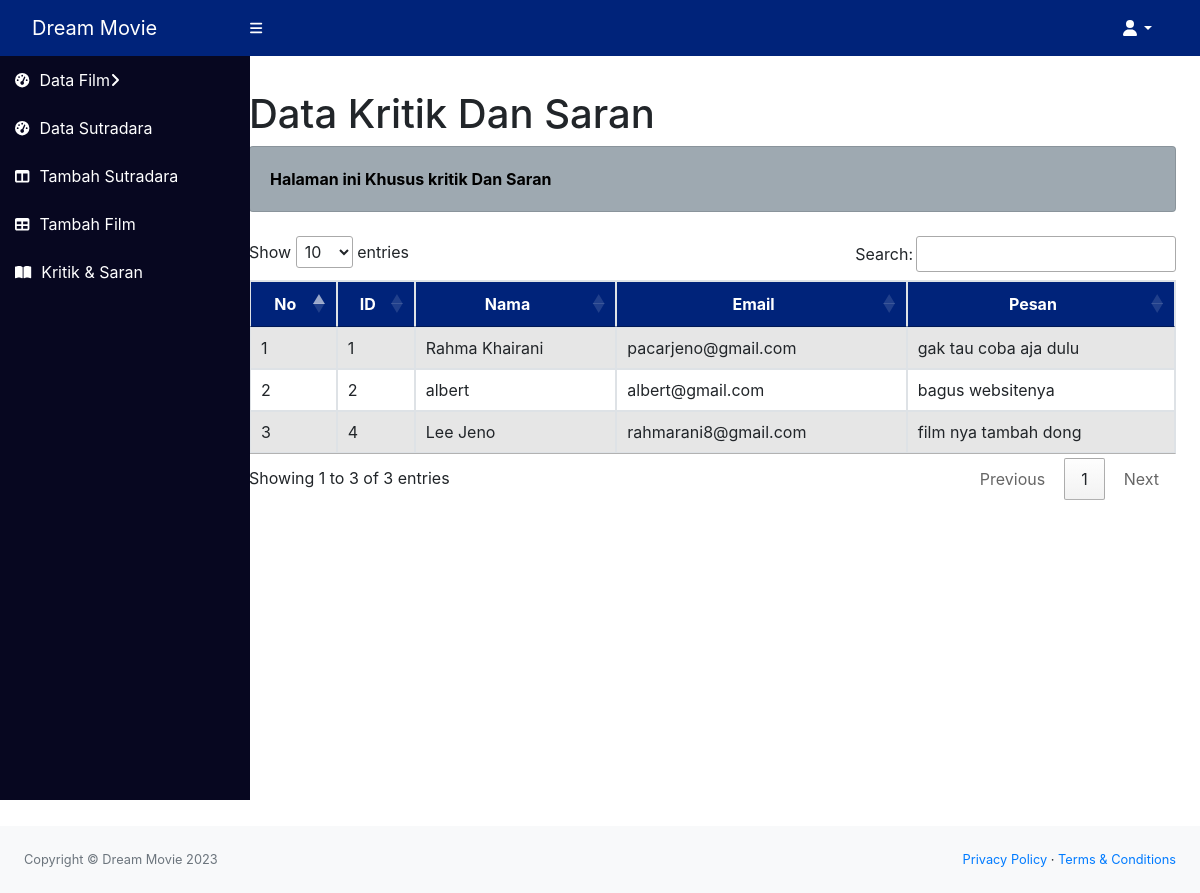
Before: /admin/ks.php with the older database file.
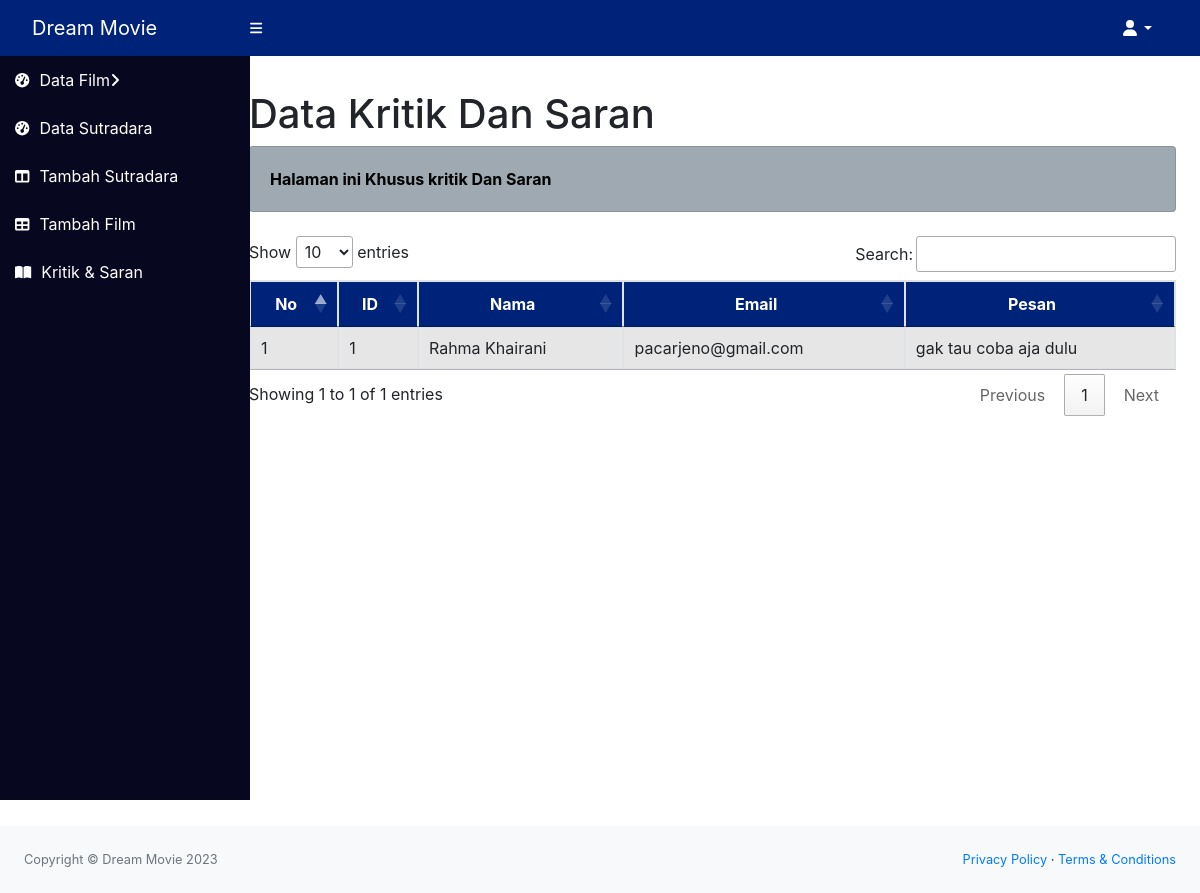
After: the same page with the newer database file.
### tables this page shows
CREATE TABLE `kritikdansaran` (
  `id` int(11) NOT NULL,
  `nama` varchar(255) NOT NULL,
  `email` varchar(255) NOT NULL,
  `pesan` text NOT NULL
);

### admin/ks.php (the view, shortened to what this page needs)
<!DOCTYPE html>
<html lang="en">
<head>
    <link rel="stylesheet" href="https://cdn.datatables.net/1.13.4/css/jquery.dataTables.min.css">
    <link href="css/styles.css" rel="stylesheet" />
    <link rel="stylesheet" href="https://cdnjs.cloudflare.com/ajax/libs/font-awesome/6.3.0/css/all.min.css">
    <link rel="stylesheet" href="https://stackpath.bootstrapcdn.com/bootstrap/4.3.1/css/bootstrap.min.css">
    <link rel="stylesheet" href="https://cdnjs.cloudflare.com/ajax/libs/font-awesome/5.15.1/css/all.min.css">
    <link rel="stylesheet" href="https://maxcdn.bootstrapcdn.com/bootstrap/4.0.0/css/bootstrap.min.css">
</head>
<body class="sb-nav-fixed">
    <?php
    include 'koneksi.php';
    $query = mysqli_query($conn, "SELECT * FROM kritikdansaran;");
    ?>
    <nav class="sb-topnav navbar navbar-expand navbar-dark" style="background-color: #00237A;">
        <a class="navbar-brand ps-3" style="color: #ffffff;" href="../user/index.php">Dream Movie</a>
        <button class="btn btn-link btn-sm order-1 order-lg-0 me-4 me-lg-0" id="sidebarToggle" href="#!">
            <i class="fas fa-bars" style="color: #ffffff;"></i>
        </button>
        <ul class="navbar-nav ml-auto ms-md-0 me-3 me-lg-4">
            <li class="nav-item dropdown">
                <a class="nav-link dropdown-toggle" id="navbarDropdown" href="#" role="button" data-bs-toggle="dropdown"
                aria-expanded="false" style="color: #ffffff;"><i class="fas fa-user fa-fw"></i></a>
            </li>
        </ul>
    </nav>
    <div id="layoutSidenav">
        <?php include "template/navbar.php" ?>
        <div id="layoutSidenav_content">
            <main>
                <div class="container-fluid px-4">
                    <h1 class="mt-4">Data Kritik Dan Saran</h1>
                    <div class="card mb-4" style="background-color: #9EA9B1;">
                        <div class="card-body" style="color: black; font-weight: bold;">
                            Halaman ini Khusus kritik Dan Saran
                        </div>
                    </div>
                    <table id="film" class="table table-striped table-bordered">
                        <thead>
                            <tr>
                                <th style="background-color: #00237A; color: #ffffff; text-align: center;">No</th>
                                <th style="background-color: #00237A; color: #ffffff; text-align: center;">ID</th>
                                <th style="background-color: #00237A; color: #ffffff; text-align: center;">Nama</th>
                                <th style="background-color: #00237A; color: #ffffff; text-align: center;">Email</th>
                                <th style="background-color: #00237A; color: #ffffff; text-align: center;">Pesan</th>
                            </tr>
                        </thead>
                        <tbody>
                            <?php if (mysqli_num_rows($query) > 0) { ?>
                                <?php
                                $no = 1;
                                while ($data = mysqli_fetch_array($query)) {
                                    ?>
                                    <tr>
                                        <td>
                                            <?php echo $no ?>
                                        </td>
                                        <td>
                                            <?php echo $data["id"]; ?>
                                        </td>
                                        <td>
                                            <?php echo $data["nama"]; ?>
                                        </td>
                                        <td>
                                            <?php echo $data["email"]; ?>
                                        </td>
                                        <td>
                                            <?php echo $data["pesan"]; ?>
                                        </td>
                                    </tr>
                                    <?php $no++;
                                } ?>
                            <?php } ?>
                        </tbody>
                    </table>
                </div>
        </div>
    </div>
    </main><br><br><br>
    <footer class="py-4 bg-light mt-auto">
        <div class="container-fluid px-4">
            <div class="d-flex align-items-center justify-content-between small">
                <div class="text-muted">Copyright &copy; Dream Movie 2023</div>
                <div>
                    <a href="#">Privacy Policy</a>
                    &middot;
                    <a href="#">Terms &amp; Conditions</a>
                </div>
            </div>
        </div>
    </footer>
</body>
</html>

Changed rows visible on the page:
removed kritikdansaran: id "2", nama "albert", email "albert@gmail.com", pesan "bagus websitenya"
removed kritikdansaran: id "4", nama "Lee Jeno", email "rahmarani8@gmail.com", pesan "film nya tambah dong"
Other visible differences:
text written by a page script: "Show entries Search: Showing 1 to 3 of 3 entries Previous 1 Next" → "Show entries Search: Showing 1 to 1 of 1 entries Previous 1 Next"
